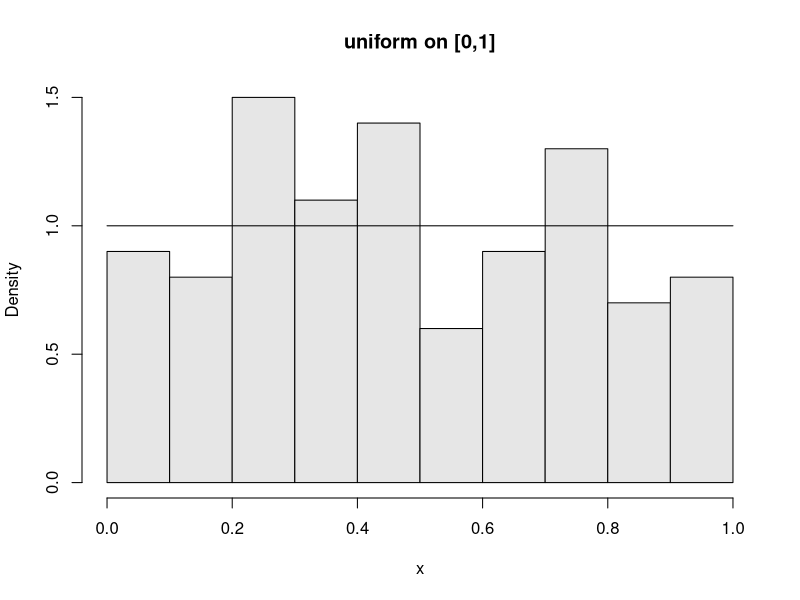
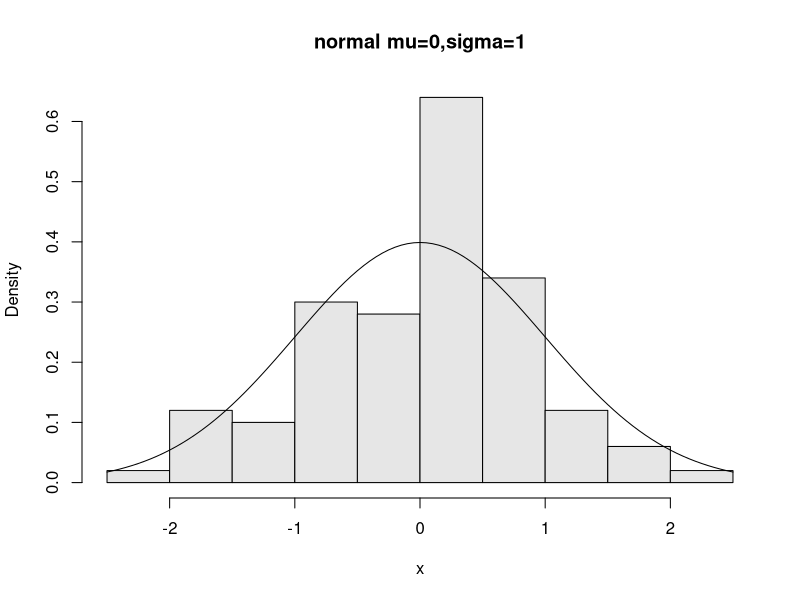
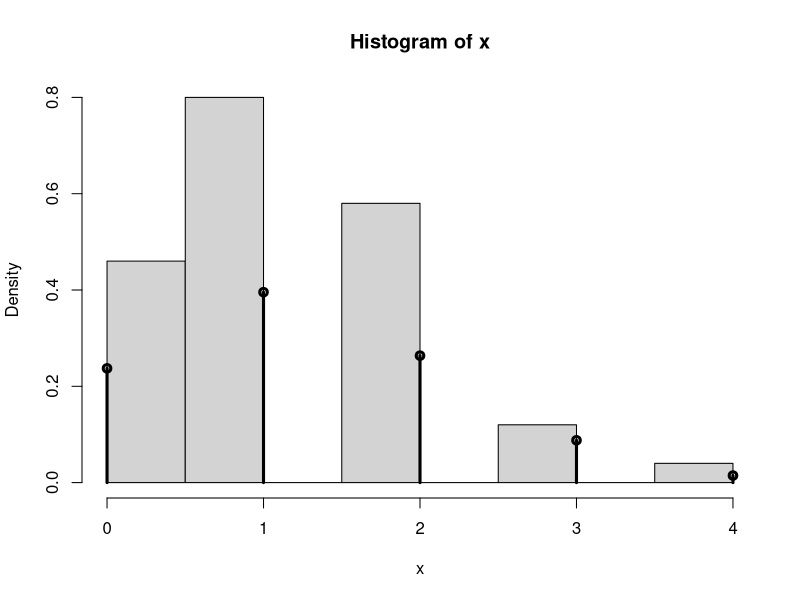
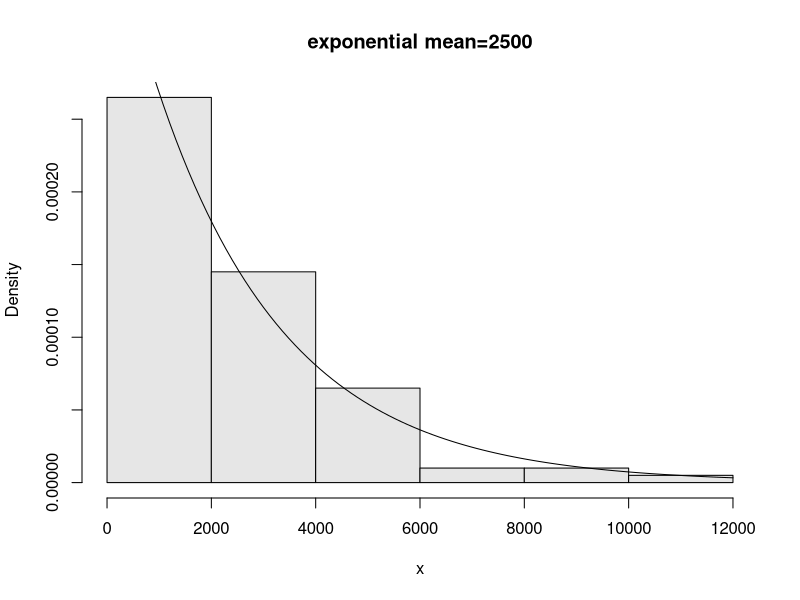
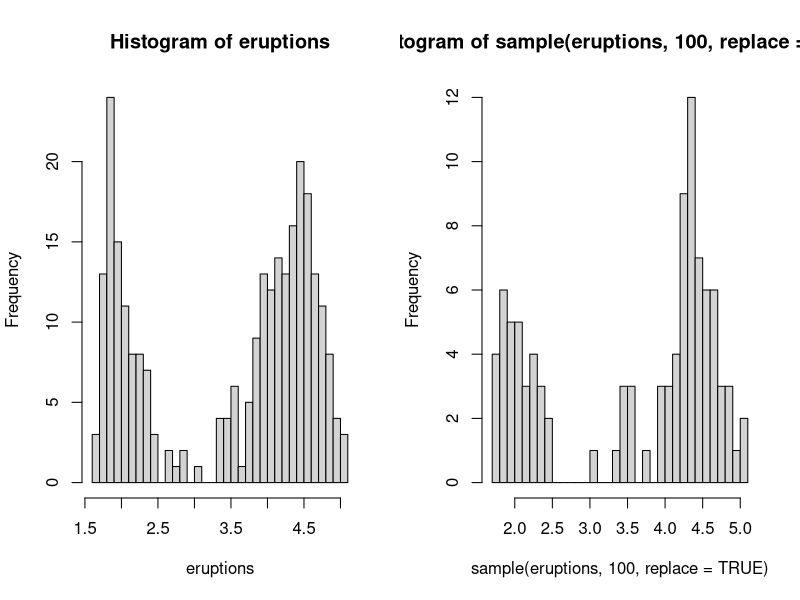

Write R code to recreate these figures, in order.
##################################
#Lecture6: Random Data
##################################

 sample(1:6,10,replace=T)
#[1] 6 4 4 3 5 2 3 3 5 4
set.seed(1400)
 RollDie = function(n) sample(1:6,n,replace=T)
 RollDie(5)
#[1] 3 6 1 2 2
 
 #Uniform
  runif(1,0,2) # time at light
# [1] 1.490857 # also runif(1,min=0,max=2)
  runif(5,0,2) # time at 5 lights
 #[1] 0.07076444 0.01870595 0.50100158 0.61309213 0.77972391
  runif(5) # 5 random numbers in [0,1]
# [1] 0.1705696 0.8001335 0.9218580 0.1200221 0.1836119
 
  x=runif(100) # get the random numbers
  hist(x,probability=TRUE,col=gray(.9),main="uniform on [0,1]")
  curve(dunif(x,0,1),add=T)
 #Normal 
   rnorm(1,100,16) # an IQ score
  #[1] 94.1719
   rnorm(1,mean=280,sd=10)
  #[1] 270.4325 # how long for a baby (10 days early)
  
   x=rnorm(100)
   hist(x,probability=TRUE,col=gray(.9),main="normal mu=0,sigma=1")
   curve(dnorm(x),add=T)
  ## also for IQs using rnorm(100,mean=100,sd=16)
   
#Binomial
   
   n=1;   p=.5 # set the probability
    rbinom(1,n,p) # different each time
   #[1] 1
    rbinom(10,n,p) # 10 different such numbers
   #[1] 0 1 1 0 1 0 1 0 1 0
   set.seed(123)
    n = 10; p=.5
    rbinom(1,n,p) # 6 successes in 10 trials
   #[1] 6
    rbinom(5,n,p) # 5 binomial number
   #[1] 6 6 4 5 4
    
   
     n=5;p=.25 # change as appropriate
     x=rbinom(100,n,p) # 100 random numbers
     hist(x,probability=TRUE)
    ## use points, not curve as dbinom wants integers only for x
     xvals=0:n;
     points(xvals,dbinom(xvals,n,p),type="h",lwd=3)
     points(xvals,dbinom(xvals,n,p),type="p",lwd=3)
    #... repeat with n=15, n=50
    
    #Exponential
     
     x=rexp(100,1/2500)
      hist(x,probability=TRUE,col=gray(.9),main="exponential mean=2500")
      curve(dexp(x,1/2500),add=T)
    
    
  #Sampling with and without replacement using sample
      
      ## Roll a die
       sample(1:6,10,replace=TRUE)
      #[1] 5 1 5 3 3 4 5 4 2 1 # no sixes!
      ## toss a coin
      sample(c("H","T"),10,replace=TRUE)
     # [1] "H" "H" "T" "T" "T" "T" "H" "H" "T" "T"
      ## pick 6 of 54 (a lottery)
       sample(1:54,6) # no replacement
      #[1] 6 39 23 35 25 26
       
       
       #A bootstrap sample
       data(faithful) # part of R's base
        names(faithful) # find the names for faithful
      # [1] "eruptions" "waiting"
        eruptions = faithful[['eruptions']] # or attach and detach faithful
        sample(eruptions,10,replace=TRUE)
      # [1] 2.03 4.37 4.80 1.98 4.32 2.18 4.80 4.90 4.03 4.70
        
        par(mfrow=c(1,2))
        hist(eruptions,breaks=25) # the dataset
       ## the bootstrap sample
        hist(sample(eruptions,100,replace=TRUE),breaks=25)
        
        
     #   d, p and q functions
        
        pnorm(1.645) # standard normal
       # [1] 0.7580363
         pnorm(.7,1,1) # normal mean 1, std 1
       # [1] 0.3820886
        
        pnorm(.7,lower.tail=F)
       # [1] 0.2419637
       
         qnorm(.75)
       # [1] 0.6744898
         
         
      #Standardizing, scale and z scores
         
         x = rnorm(5,100,16)
         
        x
        # [1] 93.45616 83.20455 64.07261 90.85523 63.55869
          z = (x-100)/16
          z
        # [1] -0.4089897 -1.0497155 -2.2454620 -0.5715479 -2.2775819
         
          pnorm(z)
         #[1] 0.34127360 0.14692447 0.01236925 0.28381416 0.01137575
          pnorm(x,100,16) # enter in parameters
        # [1] 0.34127360 0.14692447 0.01236925 0.28381416 0.01137575
         
         
        
        
      
    
    
    
    
   